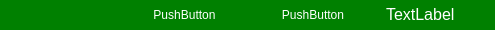
<?xml version="1.0" encoding="UTF-8"?>
<ui version="4.0">
 <class>FilterEllipse</class>
 <widget class="QFrame" name="FilterEllipse">
  <property name="geometry">
   <rect>
    <x>0</x>
    <y>0</y>
    <width>495</width>
    <height>30</height>
   </rect>
  </property>
  <property name="sizePolicy">
   <sizepolicy hsizetype="Minimum" vsizetype="Fixed">
    <horstretch>0</horstretch>
    <verstretch>0</verstretch>
   </sizepolicy>
  </property>
  <property name="minimumSize">
   <size>
    <width>0</width>
    <height>30</height>
   </size>
  </property>
  <property name="maximumSize">
   <size>
    <width>16777215</width>
    <height>30</height>
   </size>
  </property>
  <property name="focusPolicy">
   <enum>Qt::StrongFocus</enum>
  </property>
  <property name="windowTitle">
   <string>Frame</string>
  </property>
  <property name="styleSheet">
   <string notr="true">*{
	padding: 0px;
	margin: 0px;
}

QFrame
{
	background-color: green;
	border: none;
	border-radius: 15px;
}

QPushButton
{
	background-color: transparent;
	border: none;
	color: white;
}

QLabel
{
	color: white;
	padding-bottom: 2px;
	font-size: 16px;
}</string>
  </property>
  <layout class="QHBoxLayout" name="horizontalLayout">
   <property name="spacing">
    <number>0</number>
   </property>
   <property name="leftMargin">
    <number>0</number>
   </property>
   <property name="topMargin">
    <number>0</number>
   </property>
   <property name="rightMargin">
    <number>0</number>
   </property>
   <property name="bottomMargin">
    <number>0</number>
   </property>
   <item>
    <spacer name="horizontalSpacer_2">
     <property name="orientation">
      <enum>Qt::Horizontal</enum>
     </property>
     <property name="sizeType">
      <enum>QSizePolicy::Fixed</enum>
     </property>
     <property name="sizeHint" stdset="0">
      <size>
       <width>7</width>
       <height>20</height>
      </size>
     </property>
    </spacer>
   </item>
   <item>
    <widget class="QLabel" name="icon">
     <property name="sizePolicy">
      <sizepolicy hsizetype="Minimum" vsizetype="Preferred">
       <horstretch>0</horstretch>
       <verstretch>0</verstretch>
      </sizepolicy>
     </property>
     <property name="styleSheet">
      <string notr="true">QLabel
{
	background-color: transparent;
}</string>
     </property>
     <property name="text">
      <string/>
     </property>
    </widget>
   </item>
   <item>
    <widget class="QPushButton" name="filter">
     <property name="cursor">
      <cursorShape>PointingHandCursor</cursorShape>
     </property>
     <property name="text">
      <string>PushButton</string>
     </property>
    </widget>
   </item>
   <item>
    <spacer name="horizontalSpacer">
     <property name="orientation">
      <enum>Qt::Horizontal</enum>
     </property>
     <property name="sizeType">
      <enum>QSizePolicy::Fixed</enum>
     </property>
     <property name="sizeHint" stdset="0">
      <size>
       <width>10</width>
       <height>20</height>
      </size>
     </property>
    </spacer>
   </item>
   <item>
    <widget class="QPushButton" name="filterOperator">
     <property name="cursor">
      <cursorShape>PointingHandCursor</cursorShape>
     </property>
     <property name="text">
      <string>PushButton</string>
     </property>
    </widget>
   </item>
   <item>
    <spacer name="horizontalSpacer_3">
     <property name="orientation">
      <enum>Qt::Horizontal</enum>
     </property>
     <property name="sizeType">
      <enum>QSizePolicy::Fixed</enum>
     </property>
     <property name="sizeHint" stdset="0">
      <size>
       <width>10</width>
       <height>20</height>
      </size>
     </property>
    </spacer>
   </item>
   <item>
    <widget class="QFrame" name="editorContainer">
     <property name="sizePolicy">
      <sizepolicy hsizetype="Maximum" vsizetype="Expanding">
       <horstretch>0</horstretch>
       <verstretch>0</verstretch>
      </sizepolicy>
     </property>
     <property name="minimumSize">
      <size>
       <width>0</width>
       <height>0</height>
      </size>
     </property>
     <property name="focusPolicy">
      <enum>Qt::StrongFocus</enum>
     </property>
     <property name="frameShape">
      <enum>QFrame::StyledPanel</enum>
     </property>
     <property name="frameShadow">
      <enum>QFrame::Raised</enum>
     </property>
     <layout class="QHBoxLayout" name="horizontalLayout_2">
      <property name="spacing">
       <number>0</number>
      </property>
      <property name="leftMargin">
       <number>0</number>
      </property>
      <property name="topMargin">
       <number>1</number>
      </property>
      <property name="rightMargin">
       <number>0</number>
      </property>
      <property name="bottomMargin">
       <number>1</number>
      </property>
      <item>
       <widget class="ElidedLabel" name="valueLabel">
        <property name="sizePolicy">
         <sizepolicy hsizetype="Maximum" vsizetype="Preferred">
          <horstretch>0</horstretch>
          <verstretch>0</verstretch>
         </sizepolicy>
        </property>
        <property name="maximumSize">
         <size>
          <width>800</width>
          <height>16777215</height>
         </size>
        </property>
        <property name="text">
         <string>TextLabel</string>
        </property>
       </widget>
      </item>
     </layout>
    </widget>
   </item>
   <item>
    <widget class="QPushButton" name="deleteElement">
     <property name="sizePolicy">
      <sizepolicy hsizetype="Fixed" vsizetype="Fixed">
       <horstretch>0</horstretch>
       <verstretch>0</verstretch>
      </sizepolicy>
     </property>
     <property name="cursor">
      <cursorShape>PointingHandCursor</cursorShape>
     </property>
     <property name="text">
      <string/>
     </property>
     <property name="icon">
      <iconset resource="../../../../../../BramSpace/1.0/Client/BramSpace/res/ads.qrc">
       <normaloff>:/ads/images/close-button-focused.svg</normaloff>:/ads/images/close-button-focused.svg</iconset>
     </property>
    </widget>
   </item>
   <item>
    <spacer name="horizontalSpacer_4">
     <property name="orientation">
      <enum>Qt::Horizontal</enum>
     </property>
     <property name="sizeType">
      <enum>QSizePolicy::Fixed</enum>
     </property>
     <property name="sizeHint" stdset="0">
      <size>
       <width>4</width>
       <height>20</height>
      </size>
     </property>
    </spacer>
   </item>
  </layout>
 </widget>
 <customwidgets>
  <customwidget>
   <class>ElidedLabel</class>
   <extends>QLabel</extends>
   <header>ElidedLabel.h</header>
  </customwidget>
 </customwidgets>
 <resources>
  <include location="../../../../../../BramSpace/1.0/Client/BramSpace/res/ads.qrc"/>
 </resources>
 <connections>
  <connection>
   <sender>filter</sender>
   <signal>clicked()</signal>
   <receiver>FilterEllipse</receiver>
   <slot>filtersListClicked()</slot>
   <hints>
    <hint type="sourcelabel">
     <x>53</x>
     <y>14</y>
    </hint>
    <hint type="destinationlabel">
     <x>70</x>
     <y>50</y>
    </hint>
   </hints>
  </connection>
  <connection>
   <sender>filterOperator</sender>
   <signal>clicked()</signal>
   <receiver>FilterEllipse</receiver>
   <slot>opsListClicked()</slot>
   <hints>
    <hint type="sourcelabel">
     <x>124</x>
     <y>18</y>
    </hint>
    <hint type="destinationlabel">
     <x>132</x>
     <y>34</y>
    </hint>
   </hints>
  </connection>
  <connection>
   <sender>deleteElement</sender>
   <signal>clicked()</signal>
   <receiver>FilterEllipse</receiver>
   <slot>deleteElementClicked()</slot>
   <hints>
    <hint type="sourcelabel">
     <x>929</x>
     <y>18</y>
    </hint>
    <hint type="destinationlabel">
     <x>914</x>
     <y>61</y>
    </hint>
   </hints>
  </connection>
 </connections>
 <slots>
  <slot>filtersListClicked()</slot>
  <slot>opsListClicked()</slot>
  <slot>deleteElementClicked()</slot>
 </slots>
</ui>
